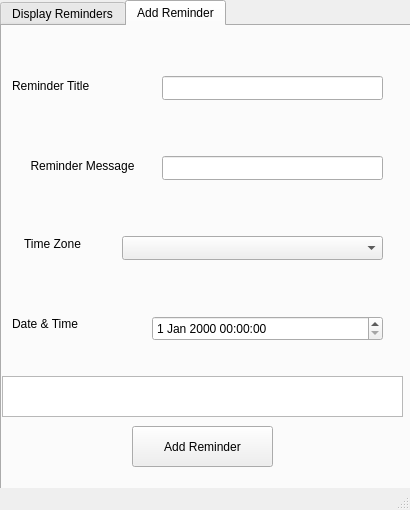
<?xml version="1.0" encoding="UTF-8"?>
<ui version="4.0">
 <class>MainWindow</class>
 <widget class="QMainWindow" name="MainWindow">
  <property name="geometry">
   <rect>
    <x>0</x>
    <y>0</y>
    <width>410</width>
    <height>510</height>
   </rect>
  </property>
  <property name="sizePolicy">
   <sizepolicy hsizetype="Fixed" vsizetype="Fixed">
    <horstretch>0</horstretch>
    <verstretch>0</verstretch>
   </sizepolicy>
  </property>
  <property name="minimumSize">
   <size>
    <width>410</width>
    <height>510</height>
   </size>
  </property>
  <property name="maximumSize">
   <size>
    <width>410</width>
    <height>510</height>
   </size>
  </property>
  <property name="windowTitle">
   <string>MainWindow</string>
  </property>
  <widget class="QWidget" name="centralwidget">
   <property name="maximumSize">
    <size>
     <width>410</width>
     <height>510</height>
    </size>
   </property>
   <widget class="QTabWidget" name="menu_tabWidget">
    <property name="geometry">
     <rect>
      <x>0</x>
      <y>0</y>
      <width>411</width>
      <height>631</height>
     </rect>
    </property>
    <property name="currentIndex">
     <number>1</number>
    </property>
    <widget class="QWidget" name="display_reminder_tab">
     <attribute name="title">
      <string>Display Reminders</string>
     </attribute>
     <widget class="QLabel" name="label">
      <property name="geometry">
       <rect>
        <x>20</x>
        <y>30</y>
        <width>111</width>
        <height>41</height>
       </rect>
      </property>
      <property name="styleSheet">
       <string notr="true">font: 700 9pt &quot;Calibri&quot;;</string>
      </property>
      <property name="text">
       <string>&lt;html&gt;&lt;head/&gt;&lt;body&gt;&lt;p align=&quot;center&quot;&gt;&lt;span style=&quot; font-size:16pt;&quot;&gt;Reminders :&lt;/span&gt;&lt;/p&gt;&lt;/body&gt;&lt;/html&gt;</string>
      </property>
     </widget>
     <widget class="QListView" name="reminderView">
      <property name="geometry">
       <rect>
        <x>40</x>
        <y>90</y>
        <width>321</width>
        <height>301</height>
       </rect>
      </property>
      <property name="styleSheet">
       <string notr="true">font: 9pt &quot;Century Gothic&quot;;
border-width : 1.2px;
border-color: lightblue;</string>
      </property>
     </widget>
     <widget class="QPushButton" name="cancel_reminder_pushButton">
      <property name="geometry">
       <rect>
        <x>110</x>
        <y>410</y>
        <width>171</width>
        <height>41</height>
       </rect>
      </property>
      <property name="styleSheet">
       <string notr="true">font: 12pt &quot;Century Gothic&quot;;
border-color: lightblue;
border-width : 1.2px;</string>
      </property>
      <property name="text">
       <string>Cancel Reminder</string>
      </property>
     </widget>
     <widget class="QTextEdit" name="display_reminders_textEdit">
      <property name="geometry">
       <rect>
        <x>140</x>
        <y>30</y>
        <width>221</width>
        <height>41</height>
       </rect>
      </property>
      <property name="styleSheet">
       <string notr="true">font: 10pt &quot;Century Gothic&quot;;</string>
      </property>
      <property name="readOnly">
       <bool>true</bool>
      </property>
      <property name="html">
       <string>&lt;!DOCTYPE HTML PUBLIC &quot;-//W3C//DTD HTML 4.0//EN&quot; &quot;http://www.w3.org/TR/REC-html40/strict.dtd&quot;&gt;
&lt;html&gt;&lt;head&gt;&lt;meta name=&quot;qrichtext&quot; content=&quot;1&quot; /&gt;&lt;meta charset=&quot;utf-8&quot; /&gt;&lt;style type=&quot;text/css&quot;&gt;
p, li { white-space: pre-wrap; }
&lt;/style&gt;&lt;/head&gt;&lt;body style=&quot; font-family:'Century Gothic'; font-size:10pt; font-weight:400; font-style:normal;&quot;&gt;
&lt;p align=&quot;center&quot; style=&quot;-qt-paragraph-type:empty; margin-top:0px; margin-bottom:0px; margin-left:0px; margin-right:0px; -qt-block-indent:0; text-indent:0px;&quot;&gt;&lt;br /&gt;&lt;/p&gt;&lt;/body&gt;&lt;/html&gt;</string>
      </property>
     </widget>
    </widget>
    <widget class="QWidget" name="add_reminder_tab">
     <attribute name="title">
      <string>Add Reminder</string>
     </attribute>
     <widget class="QPushButton" name="add_reminder_pushButton">
      <property name="geometry">
       <rect>
        <x>130</x>
        <y>400</y>
        <width>141</width>
        <height>41</height>
       </rect>
      </property>
      <property name="styleSheet">
       <string notr="true">font: 12pt &quot;Century Gothic&quot;;
border-color: lightblue;
border-width : 1.2px;</string>
      </property>
      <property name="text">
       <string>Add Reminder</string>
      </property>
     </widget>
     <widget class="QLabel" name="reminder_title_label">
      <property name="geometry">
       <rect>
        <x>10</x>
        <y>50</y>
        <width>121</width>
        <height>20</height>
       </rect>
      </property>
      <property name="styleSheet">
       <string notr="true">font: 700 12pt &quot;Century Gothic&quot;;</string>
      </property>
      <property name="text">
       <string>&lt;html&gt;&lt;head/&gt;&lt;body&gt;&lt;p&gt;&lt;span style=&quot; font-weight:400;&quot;&gt;Reminder Title&lt;/span&gt;&lt;/p&gt;&lt;/body&gt;&lt;/html&gt;</string>
      </property>
     </widget>
     <widget class="QLabel" name="reminder_datetime_label">
      <property name="geometry">
       <rect>
        <x>10</x>
        <y>290</y>
        <width>121</width>
        <height>16</height>
       </rect>
      </property>
      <property name="styleSheet">
       <string notr="true">font: 12pt &quot;Century Gothic&quot;;</string>
      </property>
      <property name="text">
       <string>Date &amp; Time</string>
      </property>
     </widget>
     <widget class="QLabel" name="reminder_timezone_label">
      <property name="geometry">
       <rect>
        <x>0</x>
        <y>210</y>
        <width>101</width>
        <height>16</height>
       </rect>
      </property>
      <property name="styleSheet">
       <string notr="true">font: 12pt &quot;Century Gothic&quot;;</string>
      </property>
      <property name="text">
       <string>&lt;html&gt;&lt;head/&gt;&lt;body&gt;&lt;p align=&quot;center&quot;&gt;Time Zone&lt;/p&gt;&lt;/body&gt;&lt;/html&gt;</string>
      </property>
     </widget>
     <widget class="QDateTimeEdit" name="reminder_dateTimeEdit">
      <property name="geometry">
       <rect>
        <x>150</x>
        <y>290</y>
        <width>231</width>
        <height>25</height>
       </rect>
      </property>
      <property name="styleSheet">
       <string notr="true">font: 11pt &quot;Century Gothic&quot;;</string>
      </property>
     </widget>
     <widget class="QLineEdit" name="reminder_message_input">
      <property name="geometry">
       <rect>
        <x>160</x>
        <y>130</y>
        <width>221</width>
        <height>24</height>
       </rect>
      </property>
      <property name="styleSheet">
       <string notr="true">font: 11pt &quot;Century Gothic&quot;;
border-color: lightblue;
border-width : 1.2px;</string>
      </property>
     </widget>
     <widget class="QLabel" name="reminder_message_label">
      <property name="geometry">
       <rect>
        <x>0</x>
        <y>130</y>
        <width>161</width>
        <height>21</height>
       </rect>
      </property>
      <property name="styleSheet">
       <string notr="true">font: 11pt &quot;Century Gothic&quot;;</string>
      </property>
      <property name="text">
       <string>&lt;html&gt;&lt;head/&gt;&lt;body&gt;&lt;p align=&quot;center&quot;&gt;Reminder Message&lt;/p&gt;&lt;/body&gt;&lt;/html&gt;</string>
      </property>
     </widget>
     <widget class="QLineEdit" name="reminder_title_input">
      <property name="geometry">
       <rect>
        <x>160</x>
        <y>50</y>
        <width>221</width>
        <height>24</height>
       </rect>
      </property>
      <property name="styleSheet">
       <string notr="true">font: 11pt &quot;Century Gothic&quot;;
border-color: lightblue;
border-width : 1.2px;</string>
      </property>
     </widget>
     <widget class="QComboBox" name="reminder_timezone_comboBox">
      <property name="geometry">
       <rect>
        <x>120</x>
        <y>210</y>
        <width>261</width>
        <height>24</height>
       </rect>
      </property>
      <property name="styleSheet">
       <string notr="true">font: 10pt &quot;Century Gothic&quot;;</string>
      </property>
     </widget>
     <widget class="QTextEdit" name="add_reminder_textEdit">
      <property name="geometry">
       <rect>
        <x>0</x>
        <y>350</y>
        <width>401</width>
        <height>41</height>
       </rect>
      </property>
      <property name="styleSheet">
       <string notr="true">font: 11pt &quot;Century Gothic&quot;;</string>
      </property>
      <property name="readOnly">
       <bool>true</bool>
      </property>
      <property name="html">
       <string>&lt;!DOCTYPE HTML PUBLIC &quot;-//W3C//DTD HTML 4.0//EN&quot; &quot;http://www.w3.org/TR/REC-html40/strict.dtd&quot;&gt;
&lt;html&gt;&lt;head&gt;&lt;meta name=&quot;qrichtext&quot; content=&quot;1&quot; /&gt;&lt;meta charset=&quot;utf-8&quot; /&gt;&lt;style type=&quot;text/css&quot;&gt;
p, li { white-space: pre-wrap; }
&lt;/style&gt;&lt;/head&gt;&lt;body style=&quot; font-family:'Century Gothic'; font-size:11pt; font-weight:400; font-style:normal;&quot;&gt;
&lt;p align=&quot;center&quot; style=&quot;-qt-paragraph-type:empty; margin-top:0px; margin-bottom:0px; margin-left:0px; margin-right:0px; -qt-block-indent:0; text-indent:0px;&quot;&gt;&lt;br /&gt;&lt;/p&gt;&lt;/body&gt;&lt;/html&gt;</string>
      </property>
     </widget>
     <zorder>reminder_title_label</zorder>
     <zorder>reminder_datetime_label</zorder>
     <zorder>reminder_timezone_label</zorder>
     <zorder>reminder_dateTimeEdit</zorder>
     <zorder>reminder_message_input</zorder>
     <zorder>reminder_message_label</zorder>
     <zorder>reminder_title_input</zorder>
     <zorder>reminder_timezone_comboBox</zorder>
     <zorder>add_reminder_pushButton</zorder>
     <zorder>add_reminder_textEdit</zorder>
    </widget>
   </widget>
  </widget>
  <widget class="QStatusBar" name="statusbar"/>
 </widget>
 <resources/>
 <connections/>
</ui>
